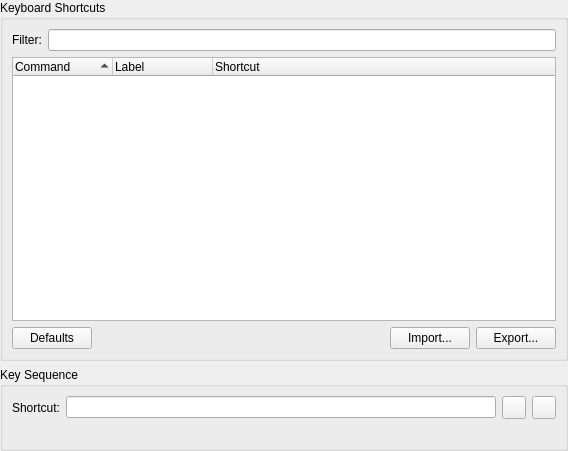
<?xml version="1.0" encoding="UTF-8"?>
<ui version="4.0">
 <class>ShortcutSettings</class>
 <widget class="QWidget" name="ShortcutSettings">
  <property name="geometry">
   <rect>
    <x>0</x>
    <y>0</y>
    <width>568</width>
    <height>451</height>
   </rect>
  </property>
  <layout class="QVBoxLayout">
   <property name="margin">
    <number>0</number>
   </property>
   <item>
    <widget class="QGroupBox" name="groupBox">
     <property name="title">
      <string>Keyboard Shortcuts</string>
     </property>
     <layout class="QVBoxLayout">
      <item>
       <layout class="QHBoxLayout">
        <item>
         <widget class="QLabel" name="filterLabel">
          <property name="text">
           <string>Filter:</string>
          </property>
         </widget>
        </item>
        <item>
         <widget class="QLineEdit" name="filterEdit"/>
        </item>
       </layout>
      </item>
      <item>
       <widget class="QTreeWidget" name="commandList">
        <property name="rootIsDecorated">
         <bool>false</bool>
        </property>
        <property name="uniformRowHeights">
         <bool>true</bool>
        </property>
        <property name="sortingEnabled">
         <bool>true</bool>
        </property>
        <property name="columnCount">
         <number>3</number>
        </property>
        <column>
         <property name="text">
          <string>Command</string>
         </property>
        </column>
        <column>
         <property name="text">
          <string>Label</string>
         </property>
        </column>
        <column>
         <property name="text">
          <string>Shortcut</string>
         </property>
        </column>
       </widget>
      </item>
      <item>
       <layout class="QHBoxLayout">
        <item>
         <widget class="QPushButton" name="defaultButton">
          <property name="text">
           <string>Defaults</string>
          </property>
         </widget>
        </item>
        <item>
         <spacer>
          <property name="orientation">
           <enum>Qt::Horizontal</enum>
          </property>
          <property name="sizeHint" stdset="0">
           <size>
            <width>40</width>
            <height>20</height>
           </size>
          </property>
         </spacer>
        </item>
        <item>
         <widget class="QPushButton" name="importButton">
          <property name="text">
           <string>Import...</string>
          </property>
         </widget>
        </item>
        <item>
         <widget class="QPushButton" name="exportButton">
          <property name="text">
           <string>Export...</string>
          </property>
         </widget>
        </item>
       </layout>
      </item>
     </layout>
    </widget>
   </item>
   <item>
    <widget class="QGroupBox" name="seqGrp">
     <property name="title">
      <string>Key Sequence</string>
     </property>
     <layout class="QVBoxLayout">
      <item>
       <layout class="QHBoxLayout">
        <item>
         <widget class="QLabel" name="label_2">
          <property name="text">
           <string>Shortcut:</string>
          </property>
         </widget>
        </item>
        <item>
         <widget class="QLineEdit" name="shortcutEdit"/>
        </item>
        <item>
         <widget class="QToolButton" name="resetButton">
          <property name="toolTip">
           <string>Reset</string>
          </property>
          <property name="text">
           <string/>
          </property>
          <property name="icon">
           <iconset resource="../core.qrc">
            <normaloff>:/core/images/reset.png</normaloff>:/core/images/reset.png</iconset>
          </property>
         </widget>
        </item>
        <item>
         <widget class="QToolButton" name="removeButton">
          <property name="toolTip">
           <string>Remove</string>
          </property>
          <property name="text">
           <string/>
          </property>
          <property name="icon">
           <iconset resource="../core.qrc">
            <normaloff>:/core/images/clear.png</normaloff>:/core/images/clear.png</iconset>
          </property>
         </widget>
        </item>
       </layout>
      </item>
      <item>
       <widget class="QLabel" name="infoLabel">
        <property name="textFormat">
         <enum>Qt::RichText</enum>
        </property>
       </widget>
      </item>
     </layout>
    </widget>
   </item>
  </layout>
 </widget>
 <resources>
  <include location="../core.qrc"/>
 </resources>
 <connections/>
</ui>
